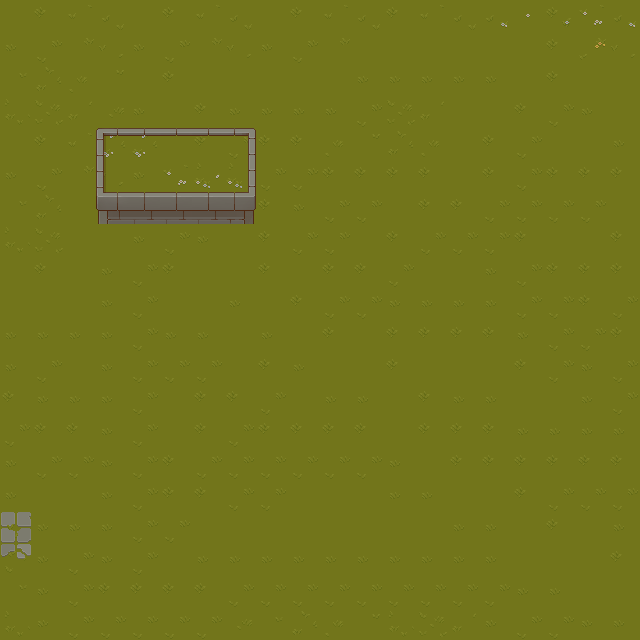

A 2D game scene composited from a Tiled map and its tileset images. What follows is a short description and the map's XML, with every tile layer's data as written:
An orthogonal 20x20 tile map with 32x32 px tiles, 2 tile layers (groundGrass, walls), 6 tilesets.

<map version="1.10" tiledversion="1.12.1" orientation="orthogonal" renderorder="right-down" width="20" height="20" tilewidth="32" tileheight="32" infinite="0" nextlayerid="3" nextobjectid="1">
 <tileset firstgid="1" source="GroundGrass.tsx" />
 <tileset firstgid="65" source="GroundStone.tsx" />
 <tileset firstgid="129" source="Plant.tsx" />
 <tileset firstgid="385" source="Prop.tsx" />
 <tileset firstgid="641" source="Struct.tsx" />
 <tileset firstgid="897" source="Walls.tsx" />
 <layer id="1" name="groundGrass" width="20" height="20">
  <data encoding="csv">
1,2,3,4,1,2,3,4,1,2,3,4,2,3,4,8,5,6,7,8,
9,10,11,12,9,10,11,12,9,10,11,1,1,1,1,1,1,2,15,16,
17,18,19,20,1,2,1,1,1,1,1,9,9,9,9,9,1,2,1,1,
25,26,27,28,9,1,2,9,9,9,9,10,26,27,1,1,2,10,9,1,
1,2,3,22,22,1,2,10,2,2,19,20,18,19,1,2,10,1,1,9,
9,10,11,12,9,7,29,29,10,10,2,2,2,2,1,2,10,2,2,2,
17,18,1,2,9,10,1,2,2,9,10,10,1,2,2,10,10,10,10,1,
25,26,1,1,9,10,9,1,2,10,10,1,2,10,10,10,2,1,1,2,
1,2,1,9,10,2,1,1,2,1,2,2,10,1,1,9,10,2,2,2,
1,1,1,9,10,1,1,9,1,2,10,10,9,9,9,9,10,10,2,10,
9,9,9,9,10,9,9,1,9,1,2,1,2,2,2,2,9,10,10,2,
9,10,1,9,10,10,10,1,2,9,1,1,2,1,1,1,2,10,9,10,
2,9,9,9,10,1,2,2,10,1,9,9,1,2,9,9,1,1,9,10,
10,2,2,9,10,1,2,10,2,2,2,2,1,2,2,2,9,9,9,9,
9,10,10,9,10,2,10,10,10,10,10,10,9,1,2,2,2,2,2,2,
9,1,1,9,10,2,2,10,10,1,1,1,9,9,1,1,2,10,10,10,
41,9,9,9,10,10,1,1,1,1,1,1,1,1,9,9,1,2,1,9,
48,9,10,9,10,1,9,9,9,9,9,9,9,9,9,9,1,1,1,2,
17,9,10,2,2,2,2,10,10,10,10,10,10,10,10,10,9,9,1,1,
25,9,10,10,10,10,10,28,17,18,19,20,25,26,27,9,10,10,9,9
</data>
 </layer>
 <layer id="2" name="walls" width="20" height="20">
  <data encoding="csv">
0,0,0,0,0,0,0,0,0,0,0,0,0,0,0,0,0,0,0,0,
0,0,0,0,0,0,0,0,0,0,0,0,0,0,0,0,0,0,0,0,
0,0,0,0,0,0,0,0,0,0,0,0,0,0,0,0,0,0,0,0,
0,0,0,0,0,0,0,0,0,0,0,0,0,0,0,0,0,0,0,0,
0,0,0,914,915,915,915,916,0,0,0,0,0,0,0,0,0,0,0,0,
0,0,0,930,0,0,0,932,0,0,0,0,0,0,0,0,0,0,0,0,
0,0,0,946,947,947,947,948,0,0,0,0,0,0,0,0,0,0,0,0,
0,0,0,0,0,0,0,0,0,0,0,0,0,0,0,0,0,0,0,0,
0,0,0,0,0,0,0,0,0,0,0,0,0,0,0,0,0,0,0,0,
0,0,0,0,0,0,0,0,0,0,0,0,0,0,0,0,0,0,0,0,
0,0,0,0,0,0,0,0,0,0,0,0,0,0,0,0,0,0,0,0,
0,0,0,0,0,0,0,0,0,0,0,0,0,0,0,0,0,0,0,0,
0,0,0,0,0,0,0,0,0,0,0,0,0,0,0,0,0,0,0,0,
0,0,0,0,0,0,0,0,0,0,0,0,0,0,0,0,0,0,0,0,
0,0,0,0,0,0,0,0,0,0,0,0,0,0,0,0,0,0,0,0,
0,0,0,0,0,0,0,0,0,0,0,0,0,0,0,0,0,0,0,0,
0,0,0,0,0,0,0,0,0,0,0,0,0,0,0,0,0,0,0,0,
0,0,0,0,0,0,0,0,0,0,0,0,0,0,0,0,0,0,0,0,
0,0,0,0,0,0,0,0,0,0,0,0,0,0,0,0,0,0,0,0,
0,0,0,0,0,0,0,0,0,0,0,0,0,0,0,0,0,0,0,0
</data>
 </layer>
</map>
